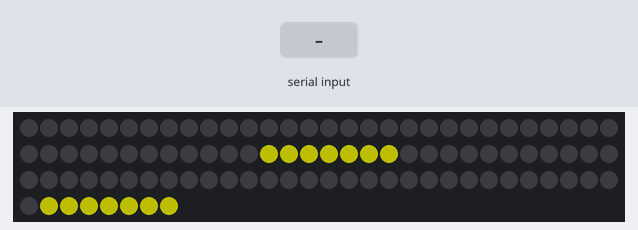
The sketch below on a simulated ESP8266 (NodeMCU). Shown: 98 RGB LEDs in strip order, left to right, continuing on the next row. The inputs (shaded band) are chosen by the test bench. Dim RGB values are drawn brighter than linear.

Above: at 5.8 s.
7.4 s: "90,45,200\n" received over Serial
At 8.4 s:
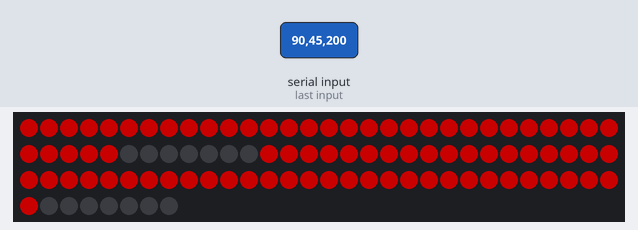
8.9 s: "30,150,10\n" received over Serial
At 9.5 s:
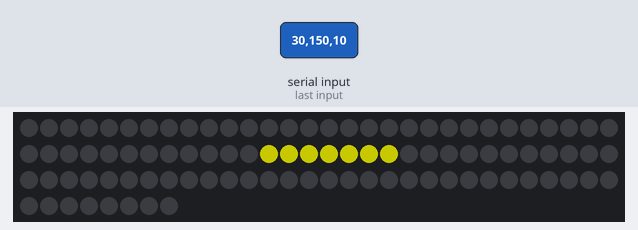
Timing chart, 0 to 11.9 s (numbered marks = the images above; inputs shaded):
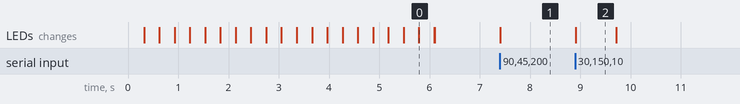

The sketch:

neopixel-sevensegments.ino
```cpp
//============================================================
//  Neo Pixel Strip Libraris
//============================================================

  // Library Include
  #include "SevenSegment.h"

//------------------------------------------------------------
//  Seven Segments Settings
//------------------------------------------------------------

  // Pin configuration
  #define LED_PIN       D5
  #define NUM_PIXELS    7*7*2
  #define NUM_DISPLAYS  2

  // Create An Instance Of The SevenSegment Library
  SevenSegment sevenSegment(LED_PIN, NUM_DISPLAYS, NUM_PIXELS);

  // Score
  uint8_t score;

//============================================================
//  Setup
//============================================================

  void setup() {

    // Start Serial
    Serial.begin(9600);

    // Serial New Line
    Serial.println(); Serial.println();

    // Initialize
    sevenSegment.begin();

    // Waiting
    waiting();

  }

//============================================================
//  Loop
//============================================================

  void loop() {

    // Serial Command
    if(Serial.available()) {

      // String Data
      String x = Serial.readStringUntil('\n');

      // Clear Remaining Data
      while(Serial.available()) Serial.read();

      // Clear Data From
      x.trim();

      // Make Decision
      if(score > x.toInt()) {
        subPoint(x.toInt());
      } else {
        addPoint(x.toInt());
      }

    }

  }

//============================================================
//  Enable The Segments
//============================================================
```

SevenSegment.h
```cpp
#include  "HardwareSerial.h"
#ifndef   SevenSegment_h
#define   SevenSegment_h
#include  <Adafruit_NeoPixel.h>

class SevenSegment {

//===================================================================================
  private:
//===================================================================================

    // Structure Of Segment LED Pixel Types
    struct _segboundary {
      uint8_t start;
      uint8_t stop;
    };

    // Digits
    struct _digit {
      _segboundary segment[7];
    };

    // Variables
    uint8_t   _pin;           // Pin Number On the Microcontroller
    uint8_t   _numpixels;     // Number Of Led's On the Strip
    uint8_t   _numdisplays;   // The Number Of Digit Units Created From LED Strip
    uint8_t   _segsize;       // Segment Size

    // Colors For The Usage
    uint32_t  _baseColor;     // Base Color
    uint32_t  _opponentColor; // Opponent Color
    uint32_t  _refereeColor;  // Referee Color

    // Adafruit_NeoPixel object
    Adafruit_NeoPixel _neopixel;

//-----------------------------------------------------------------------------------
//  Prepare Boundaries
//-----------------------------------------------------------------------------------

    void _boundaries() {

      // To Store The Position Of The Assignment
      unsigned int start_position = 0;
      unsigned int stop_position = start_position + _segsize;

      // Loop Through Digits
      for (int i = 0; i < _numdisplays; i++) {
        // Main Assign Loop Segment 1
        for (uint8_t j = 0; j < 7; j++) {
          // Display Segments
          digits[i].segment[j].start = start_position;
          digits[i].segment[j].stop = stop_position;
          start_position = start_position + _segsize;
          stop_position = start_position + _segsize;
        }
      }

    }

//===================================================================================
  public:
//===================================================================================
//  Array of _digit objects
//-----------------------------------------------------------------------------------

    _digit*   digits;

//-----------------------------------------------------------------------------------
//  Constructor : SevenSegment
//-----------------------------------------------------------------------------------

    SevenSegment(uint8_t pin, uint8_t displays, uint8_t pixelcount) : _neopixel(pixelcount, pin, NEO_GRB + NEO_KHZ800) {

      // Assign Pins & Do Calculations
      _pin          = pin;
      _numdisplays  = displays;
      _numpixels    = pixelcount;
      _segsize      = _numpixels / (_numdisplays * 7);

      // Allocate memory for the digits array
      digits = new _digit[_numdisplays];

      // Additional initialization code for the Adafruit_NeoPixel object
      _neopixel.begin();
      _neopixel.show();

    }

//-----------------------------------------------------------------------------------
//  Constructor : Clearing Segment
//-----------------------------------------------------------------------------------

    ~SevenSegment() {
      // Release the memory for the digits array
      delete[] digits;
    }

//-----------------------------------------------------------------------------------
//  Begin
//-----------------------------------------------------------------------------------

    void begin() {

      // Set Bounderies
      _boundaries();

      // Start Pixels
      _neopixel.begin();

      // Clearing Pixels
      _neopixel.clear();

      // Display
      _neopixel.show();

    }

//-----------------------------------------------------------------------------------
//  Color
//-----------------------------------------------------------------------------------

    void color(uint8_t r, uint8_t g, uint8_t b) {
      _baseColor = _neopixel.Color(r, g, b);
    }

//-----------------------------------------------------------------------------------
//  Set Pixel Color
//-----------------------------------------------------------------------------------

    void setPixelColor(uint16_t n, uint8_t r, uint8_t g, uint8_t b) {
      _neopixel.setPixelColor(n, r, g, b);
    }

//-----------------------------------------------------------------------------------
//  Clear The Buffer From The Strip
//-----------------------------------------------------------------------------------

    void clear() {
      _neopixel.clear();
    }

//-----------------------------------------------------------------------------------
//  Show Buffer On LED Strip
//-----------------------------------------------------------------------------------

    void show() {
      _neopixel.show();
    }

//-----------------------------------------------------------------------------------
//  Generate Shape Byte For Each Segment On A Signle Display
//-----------------------------------------------------------------------------------

    uint8_t shape(bool a, bool b, bool c, bool d, bool e, bool f, bool g) {

      // Buffer Data
      uint8_t enable = 0;

      // Setting Up
      if(a == true) { bitSet(enable, 1); } else { bitClear(enable, 1); }
      if(b == true) { bitSet(enable, 2); } else { bitClear(enable, 2); }
      if(c == true) { bitSet(enable, 3); } else { bitClear(enable, 3); }
      if(d == true) { bitSet(enable, 4); } else { bitClear(enable, 4); }
      if(e == true) { bitSet(enable, 5); } else { bitClear(enable, 5); }
      if(f == true) { bitSet(enable, 0); } else { bitClear(enable, 0); }
      if(g == true) { bitSet(enable, 6); } else { bitClear(enable, 6); }

      // Return The Value
      return enable;

    }

//-----------------------------------------------------------------------------------
//  Convert A Number To Shape
//-----------------------------------------------------------------------------------

    uint8_t numberToShape(uint8_t number) {

      // Buffer Data
      uint8_t enable = 0;

      // Make Desition
      switch(number) {
        case 0:
          return shape(true, true, true, true, true, true, false);
        case 1:
          return shape(false, true, true, false, false, false, false);
        case 2:
          return shape(true, true, false, true, true, false, true);
        case 3:
          return shape(true, true, true, true, false, false, true);
        case 4:
          return shape(false, true, true, false, false, true, true);
        case 5:
          return shape(true, false, true, true, false, true, true);
        case 6:
          return shape(true, false, true, true, true, true, true);
        case 7:
          return shape(true, true, true, false, false, false, false);
        case 8:
          return shape(true, true, true, true, true, true, true);
        case 9:
          return shape(true, true, true, true, false, true, true);
      }

      // Return
      return 0;

    }

//-----------------------------------------------------------------------------------
//  Write On Segment
//-----------------------------------------------------------------------------------

    void writeOneSegment(_digit& digit, uint8_t segment, uint8_t brightness, uint8_t r, uint8_t g, uint8_t b) {

      // The Light Intensity
      _neopixel.setBrightness(brightness);

      // Loop Within The segment Pixels
      for(int j = digit.segment[segment].start; j < digit.segment[segment].stop; j++) {
        _neopixel.setPixelColor(j, _neopixel.Color(r, g, b));
      }

    }

//-----------------------------------------------------------------------------------
//  Write Shape To Neo Pixel
//-----------------------------------------------------------------------------------

    void writeSingleDisplayShape(_digit& digit, uint8_t shape, uint8_t brightness, uint8_t r, uint8_t g, uint8_t b) {

      // The Light Intensity
      _neopixel.setBrightness(brightness);

      // Loop Through All Segments
      for (int i = 0; i < 7; i++) {

        // Loop Within The segment Pixels
        for (int j = digit.segment[i].start; j < digit.segment[i].stop; j++) {

          // Put Colors
          if (bitRead(shape, i) == 1) {
            _neopixel.setPixelColor(j, _neopixel.Color(r, g, b));
          }
          else {
            _neopixel.setPixelColor(j, _neopixel.Color(0, 0, 0));
          }
        }
      }

      _neopixel.show();
    }

//-----------------------------------------------------------------------------------
//  Write Number To Display
//-----------------------------------------------------------------------------------

    void writeNumber(unsigned int number, uint8_t brightness, uint8_t r, uint8_t g, uint8_t b) {

      // Loop to display the numbers
      for(int i=_numdisplays-1; i>=0; i--) {

        // Write To Seven Segment
        writeSingleDisplayShape(digits[i], numberToShape(number%10), brightness, r, g, b);

        // Number
        number /= 10;

      }

    }

//-----------------------------------------------------------------------------------
//  Fade In
//-----------------------------------------------------------------------------------

    void fadein(uint8_t min, uint8_t max) {

      for(int i=min; i<max; i++) {
        _neopixel.setBrightness(i);
        _neopixel.show();
        delay(1);
      }

    }

//-----------------------------------------------------------------------------------
//  Fade Out
//-----------------------------------------------------------------------------------

    void fadeout(uint8_t max, uint8_t min) {

      for(int i=max; i>min; i--) {
        _neopixel.setBrightness(i);
        _neopixel.show();
        delay(1);
      }

    }

//-----------------------------------------------------------------------------------

};

#endif
```

functions.ino
```cpp
//============================================================
//  Minus Number
//============================================================

  void minus(uint8_t points) {

    // Build Shape For Point
    uint8_t number  = sevenSegment.numberToShape(points);

    // To Write - Sign shape
    uint8_t sign    = sevenSegment.shape(false, false, false, false, false, false, true);

    // Minus Sign Written
    sevenSegment.writeSingleDisplayShape(sevenSegment.digits[0], sign, 100, 255, 255, 0);

    // Showing
    sevenSegment.writeSingleDisplayShape(sevenSegment.digits[1], number, 100, 255, 255, 0);

  }

//============================================================
//  Waiting Number
//============================================================

  void waiting() {

    // writeNumber(0, 1, 255, 255, 255);
    sevenSegment.writeSingleDisplayShape(sevenSegment.digits[0], sevenSegment.shape(false, false, false, false, false, false, true), 1, 255, 255, 0);
    sevenSegment.writeSingleDisplayShape(sevenSegment.digits[1], sevenSegment.shape(false, false, false, false, false, false, true), 1, 255, 255, 0);

    // Cross Fade
    for(int times=0; times<3; times++) {
      sevenSegment.fadein(1, 255);
      sevenSegment.fadeout(255, 1);
    }

    // Clear The Display
    sevenSegment.writeSingleDisplayShape(sevenSegment.digits[0], sevenSegment.shape(false, false, false, false, false, false, false), 100, 255, 255, 0);
    sevenSegment.writeSingleDisplayShape(sevenSegment.digits[1], sevenSegment.shape(false, false, false, false, false, false, false), 100, 255, 255, 0);

    // Show
    sevenSegment.show();

  }

//============================================================
//  Add Point
//============================================================

  void addPoint(uint8_t points) {

    // Update The Score
    score = points;

    // Clear Data On Pixel Strips
    sevenSegment.clear();

    // Send Data To Neo Pixel
    sevenSegment.writeNumber(score, 100, 255, 0, 0);

    // Command Neo Pixel To Show
    sevenSegment.show();

  }

//============================================================
//  Sub Point
//============================================================

  void subPoint(uint8_t points) {

    // Display The Minus Magnitude Sign
    minus(score - points);

    // Update The Score
    score = points;

    // Show Display
    sevenSegment.show();

    // Wait For The Number
    delay(800);

    // Clear Data On Pixel Strips
    sevenSegment.clear();

    // Send Data To Neo Pixel
    sevenSegment.writeNumber(score, 100, 255, 0, 0);

    // Command Neo Pixel To Show
    sevenSegment.show();

  }

//============================================================
//  End Of Functions
//============================================================
```

Measured:
- after the input at 7.4 s, the LEDs: change at once (image 1)
- after the input at 8.9 s, the LEDs: change at once (image 2)
- what the display in image 2 shows lasts 0.8 s, from 8.9 s to 9.7 s
